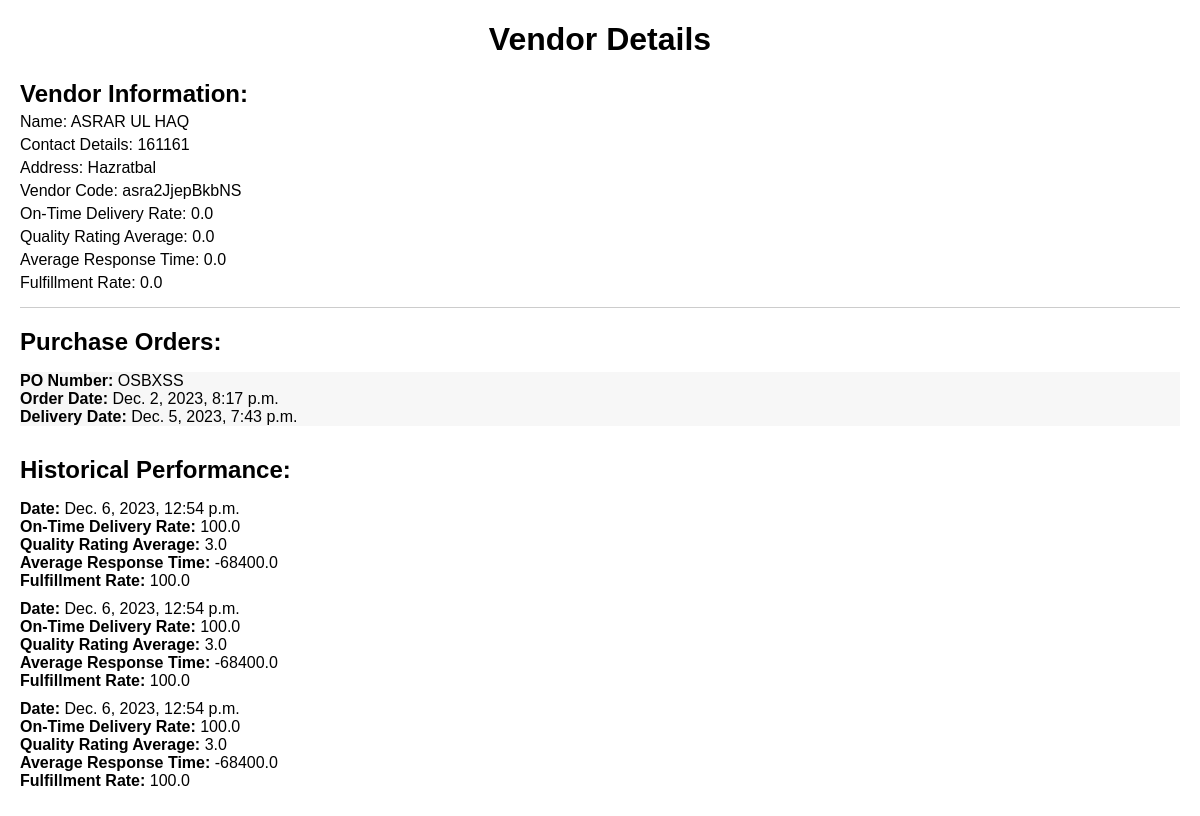
Page /vendor_details/4 on the committed database.
### vendor/models.py (models this page shows, shortened)
class Vendor(models.Model):
    id=models.AutoField(primary_key=True)
    name = models.CharField(max_length=255)
    contact_details = models.TextField()
    address = models.TextField()
    vendor_code = models.CharField(max_length=50, unique=True)
    on_time_delivery_rate = models.FloatField(default=0.0)
    quality_rating_avg = models.FloatField(default=0.0)
    average_response_time = models.FloatField(default=0.0)
    fulfillment_rate = models.FloatField(default=0.0)

class PurchaseOrder(models.Model):
    STATUS_CHOICES = [
        ('pending', 'Pending'),
        ('completed', 'Completed'),
        ('canceled', 'Canceled'),
    ]
    vendor = models.ForeignKey(Vendor, on_delete=models.CASCADE)
    po_number = models.CharField(max_length=100, unique=True)
    order_date = models.DateTimeField()
    delivery_date = models.DateTimeField()
    items = models.JSONField()
    quantity = models.IntegerField()
    status = models.CharField(max_length=20, choices=STATUS_CHOICES)
    quality_rating = models.FloatField(null=True, blank=True)
    issue_date = models.DateTimeField()
    acknowledgment_date = models.DateTimeField(null=True, blank=True)

class HistoricalPerformance(models.Model):
    vendor = models.ForeignKey(Vendor, on_delete=models.CASCADE)
    date = models.DateTimeField()
    on_time_delivery_rate = models.FloatField()
    quality_rating_avg = models.FloatField()
    average_response_time = models.FloatField()
    fulfillment_rate = models.FloatField()

### vendor/views.py (the view)
# urls.py: path("vendor_details/<int:vendor_id>", views.vendor_details, name="vendor_details"),
def vendor_details(request, vendor_id):
    try:
        vendor = Vendor.objects.get(id=vendor_id)
        purchase_orders = PurchaseOrder.objects.filter(vendor=vendor)
        historical_performance = HistoricalPerformance.objects.filter(vendor=vendor)
        context = {
            'vendor': vendor,
            'purchase_orders': purchase_orders,
            'historical_performance': historical_performance,
        }
        return render(request, 'profile_management/vendor_details.html', context)
    except Vendor.DoesNotExist:
        return render(request, 'error.html', {'message': 'Vendor not found'}, status=404)
    except Exception as e:
        return render(request, 'error.html', {'message': str(e)}, status=500)

### vendor/templates/profile_management/vendor_details.html (shortened to what this page needs)
<!DOCTYPE html>
<html>
<head>
</head>
<body>
    <h1>Vendor Details</h1>
    <div class="vendor-info">
        <h2>Vendor Information:</h2>
        <p>Name: {{ vendor.name }}</p>
        <p>Contact Details: {{ vendor.contact_details }}</p>
        <p>Address: {{ vendor.address }}</p>
        <p>Vendor Code: {{ vendor.vendor_code }}</p>
        <p>On-Time Delivery Rate: {{ vendor.on_time_delivery_rate }}</p>
        <p>Quality Rating Average: {{ vendor.quality_rating_avg }}</p>
        <p>Average Response Time: {{ vendor.average_response_time }}</p>
        <p>Fulfillment Rate: {{ vendor.fulfillment_rate }}</p>
    </div>
    <div class="purchase-orders">
        <h2>Purchase Orders:</h2>
        <ul>
            {% for po in purchase_orders %}
                <li>
                    <strong>PO Number:</strong> {{ po.po_number }}<br>
                    <strong>Order Date:</strong> {{ po.order_date }}<br>
                    <strong>Delivery Date:</strong> {{ po.delivery_date }}<br>
                </li>
            {% empty %}
                <li>No Purchase Orders found for this vendor.</li>
            {% endfor %}
        </ul>
    </div>
    <div class="historical-performance">
        <h2>Historical Performance:</h2>
        <ul>
            {% for hp in historical_performance %}
                <li>
                    <strong>Date:</strong> {{ hp.date }}<br>
                    <strong>On-Time Delivery Rate:</strong> {{ hp.on_time_delivery_rate }}<br>
                    <strong>Quality Rating Average:</strong> {{ hp.quality_rating_avg }}<br>
                    <strong>Average Response Time:</strong> {{ hp.average_response_time }}<br>
                    <strong>Fulfillment Rate:</strong> {{ hp.fulfillment_rate }}<br>
                </li>
            {% empty %}
                <li>No Historical Performance records found for this vendor.</li>
            {% endfor %}
        </ul>
    </div>
</body>
</html>

### vendor/templates/profile_management/vendor_details.html (style rules this page uses)
body { font-family: Arial, sans-serif; margin: 20px; }
h1 { text-align: center; }
h2 { margin-bottom: 5px; }
ul { list-style-type: none; padding-left: 0; }
li { margin-bottom: 10px; }
.vendor-info { border-bottom: 1px solid #ccc; margin-bottom: 20px; padding-bottom: 10px; }
.vendor-info p { margin: 5px 0; }
.purchase-orders, .historical-performance { margin-bottom: 30px; }
.purchase-orders li:nth-child(odd) { background-color: #f7f7f7; }

### rows in the picture
Vendor: name "ASRAR UL HAQ", contact_details "161161", address "Hazratbal", vendor_code "asra2JjepBkbNS", on_time_delivery_rate "0.0", quality_rating_avg "0.0", average_response_time "0.0", fulfillment_rate "0.0"
PurchaseOrder: po_number "OSBXSS", order_date "Dec. 2, 2023, 8:17 p.m.", delivery_date "Dec. 5, 2023, 7:43 p.m."
HistoricalPerformance: date "Dec. 6, 2023, 12:54 p.m.", on_time_delivery_rate "100.0", quality_rating_avg "3.0", average_response_time "-68400.0", fulfillment_rate "100.0"
HistoricalPerformance: date "Dec. 6, 2023, 12:54 p.m.", on_time_delivery_rate "100.0", quality_rating_avg "3.0", average_response_time "-68400.0", fulfillment_rate "100.0"
HistoricalPerformance: date "Dec. 6, 2023, 12:54 p.m.", on_time_delivery_rate "100.0", quality_rating_avg "3.0", average_response_time "-68400.0", fulfillment_rate "100.0"
